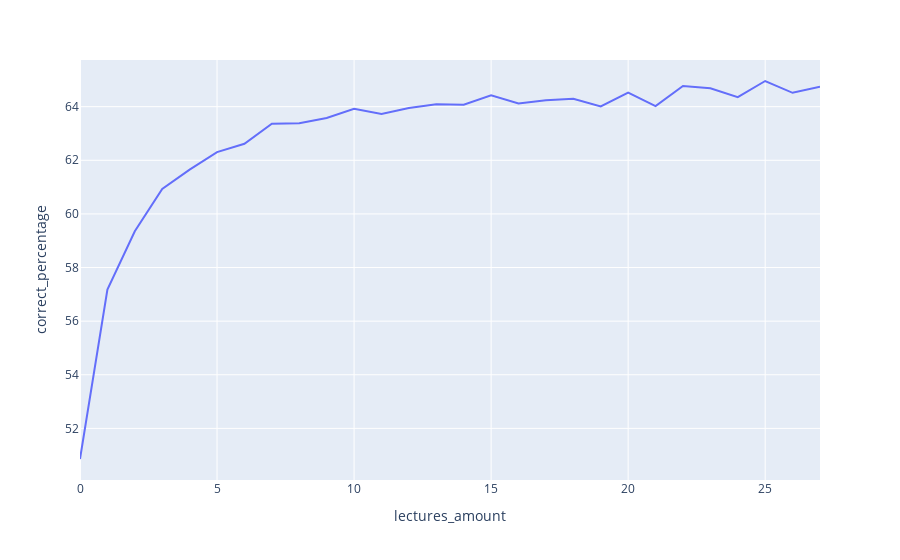

The code cell stored with this chart in its notebook:
### Markdown cell above
вопросы с темой=5 получено 61% правильных ответов, вопросы с темой=1 более 74% (можно предположить сложность)

### Code cell
# группируем данные по пользователям
result = (train_q.group_by('user_id')
    # посчитаем необходимые аггрегаты
.agg(
    # количество строк
    pl.col('row_id').count().alias('rows'),
    # количество лекций
    (pl.col('content_type_id') == 1).sum().alias('lectures_amount'),
    # количество вопросов
    (pl.col('content_type_id') == 0).sum().alias('questions'),
    # количество правильных ответов
    (pl.col('answered_correctly') == 1).sum().alias('correct'),
).filter(
    # уберем из выборки результаты с малым количеством строк
    (pl.col('rows') > pl.col('rows').quantile(0.1)) &
    # Отсечем выбросы с количеством лекций
    (pl.col('lectures_amount') < pl.col('lectures_amount').quantile(0.95))
# отбираем колонки для дальнейшего анализа
).select(
    # количество лекций
    pl.col('lectures_amount'),
    # считаем процент правильных ответов
    (pl.col('correct') / pl.col('questions') * 100).alias('correct_percentage')
).group_by(
    # группируем по количеству лекций
    pl.col('lectures_amount')
).agg(
    # аггрегируем среднее по правильным ответам
    pl.col('correct_percentage').mean()
).sort('lectures_amount')
          .collect(streaming=True))
# строим график
px.line(result, x='lectures_amount', y='correct_percentage')

### Figure 1 — Plotly figure (JSON) as saved in the notebook; plotly's stock layout.template omitted (floating-point values rounded to 4 significant figures)
{"data": [{"hovertemplate": "lectures_amount=%{x}<br>correct_percentage=%{y}<extra></extra>", "legendgroup": "", "line": {"color": "#636efa", "dash": "solid"}, "marker": {"symbol": "circle"}, "mode": "lines", "name": "", "orientation": "v", "showlegend": false, "type": "scatter", "x": [0, 1, 2, 3, 4, 5, 6, 7, 8, 9, 10, 11, 12, 13, 14, 15, 16, 17, 18, 19, 20, 21, 22, 23, 24, 25, 26, 27], "xaxis": "x", "y": [50.86, 57.18, 59.35, 60.93, 61.65, 62.3, 62.61, 63.36, 63.38, 63.58, 63.92, 63.73, 63.95, 64.09, 64.07, 64.42, 64.12, 64.24, 64.29, 64.01, 64.53, 64.02, 64.77, 64.69, 64.35, 64.96, 64.52, 64.75], "yaxis": "y"}], "layout": {"autosize": true, "legend": {"tracegroupgap": 0}, "margin": {"t": 60}, "xaxis": {"anchor": "y", "autorange": true, "domain": [0, 1], "range": [0, 27], "title": {"text": "lectures_amount"}, "type": "linear"}, "yaxis": {"anchor": "x", "autorange": true, "domain": [0, 1], "range": [50.08, 65.74], "title": {"text": "correct_percentage"}, "type": "linear"}}}
